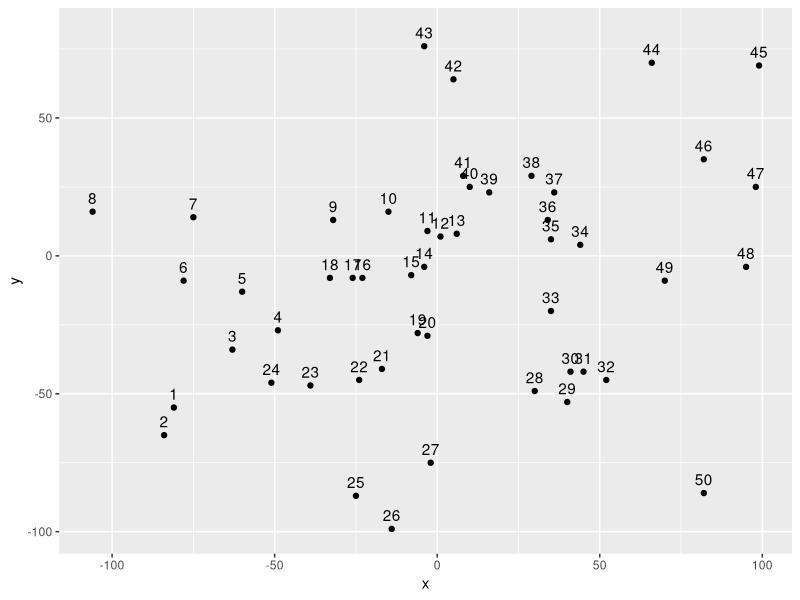

Here is the R script that generated this plot:
multiply <- function(a,b,c) {
        if (b == 0) {
                return(0)
        } else {
                multiply(c*a,floor(b/c),c) + a * b %% c
        }
}

horner <- function(a,x) {
        # Works by 'building up' the exponents of the x values by adding the a values
        #       and then multiplying the subset by x
        p <- a[length(a)]
        
        for (i in (length(a)-1):1) {
                p <- p*x + a[i]
        }
        p
}

bubbleSort <- function(x) {
        # Works by moving the largest entry in the set all the way to the right and then
        #       considering the set of n - 1 items and doing the same thing
        for (i in length(x):2) {
                for (j in 1:(i-1)) {
                        if (x[j] > x[j+1]) {
                                jPlusOne <- x[j+1]
                                x[j+1] <- x[j]
                                x[j] <- jPlusOne
                        }
                }
        }
        x
}

nearestNeighbor <- function(x,y,startIndex) {
        
        df <- data.frame(x=x,y=y,i=seq(1:length(x)),p=0)
        
        getDistance <- function(index.one,index.two) {
                
                sqrt((df$x[index.one]-df$x[index.two])^2+(df$y[index.one]-df$y[index.two])^2)
        }
        
        df$p[startIndex] <- 1
        totalDist <- 0
        
        for (i in 2:nrow(df)) {
                subDf <- df[df$p == 0,]

                last.i <- df$i[df$p == max(df$p)]
                
                minDist <- getDistance(last.i,subDf$i[1])
                minInd <- subDf$i[1]
                
                for (j in 1:nrow(subDf)) {

                        thisDist <- getDistance(last.i,subDf$i[j])
                        
                        if (thisDist < minDist) {
                                minDist <- thisDist
                                minInd <- subDf$i[j]
                        }
                }
                totalDist <- totalDist + minDist
                df$p[df$i == minInd] <- max(df$p) + 1
        }
        
        totalDist <- totalDist + getDistance(1,df$i[df$p == max(df$p)])
        
        print(totalDist)
        df
}

set.seed(1224)
n <- 50
x <- round(rnorm(n)*n)
y <- round(rnorm(n)*n)

df <- nearestNeighbor(x,y,2)

library(ggplot2)

ggplot(df, aes(x,y)) +
        geom_point() +
        geom_text(aes(label=p),nudge_y = n/10)
